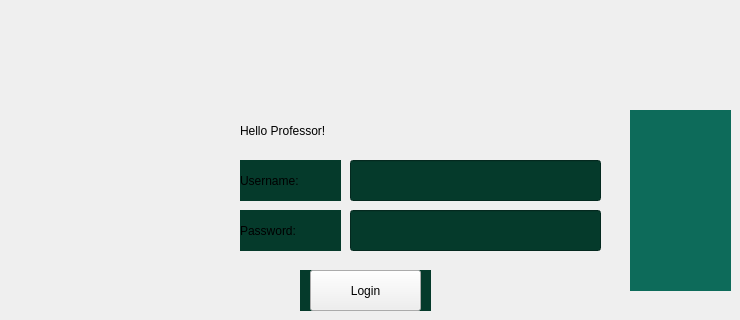
    <widget class="QWidget" name="pg3">
     <widget class="QLabel" name="label">
      <property name="geometry">
       <rect>
        <x>240</x>
        <y>110</y>
        <width>201</width>
        <height>41</height>
       </rect>
      </property>
      <property name="styleSheet">
       <string notr="true">font: italic 30pt &quot;Times New Roman&quot;;</string>
      </property>
      <property name="text">
       <string>Hello Professor!</string>
      </property>
     </widget>
     <widget class="QLabel" name="label_5">
      <property name="geometry">
       <rect>
        <x>240</x>
        <y>160</y>
        <width>101</width>
        <height>41</height>
       </rect>
      </property>
      <property name="styleSheet">
       <string notr="true">background-color: rgb(5, 58, 43); 
font: 18pt &quot;Times New Roman&quot;;</string>
      </property>
      <property name="text">
       <string>Username:</string>
      </property>
      <property name="pixmap">
       <pixmap>../../../Downloads/frame4.png</pixmap>
      </property>
     </widget>
     <widget class="QLabel" name="label_6">
      <property name="geometry">
       <rect>
        <x>240</x>
        <y>210</y>
        <width>101</width>
        <height>41</height>
       </rect>
      </property>
      <property name="styleSheet">
       <string notr="true">background-color: rgb(5, 58, 43); 
font: 18pt &quot;Times New Roman&quot;;</string>
      </property>
      <property name="text">
       <string>Password:</string>
      </property>
      <property name="pixmap">
       <pixmap>../../../Downloads/frame4.png</pixmap>
      </property>
     </widget>
     <widget class="QLineEdit" name="prof_user">
      <property name="geometry">
       <rect>
        <x>350</x>
        <y>160</y>
        <width>251</width>
        <height>41</height>
       </rect>
      </property>
      <property name="styleSheet">
       <string notr="true">background-color: rgb(5, 58, 43); 
font: 18pt &quot;Times New Roman&quot;;</string>
      </property>
      <property name="text">
       <string/>
      </property>
     </widget>
     <widget class="QLineEdit" name="prof_pass">
      <property name="geometry">
       <rect>
        <x>350</x>
        <y>210</y>
        <width>251</width>
        <height>41</height>
       </rect>
      </property>
      <property name="styleSheet">
       <string notr="true">background-color: rgb(5, 58, 43); 
font: 19pt &quot;Times New Roman&quot;;</string>
      </property>
      <property name="text">
       <string/>
      </property>
      <property name="echoMode">
       <enum>QLineEdit::Password</enum>
      </property>
     </widget>
     <widget class="QLabel" name="label_10">
      <property name="geometry">
       <rect>
        <x>300</x>
        <y>270</y>
        <width>131</width>
        <height>41</height>
       </rect>
      </property>
      <property name="styleSheet">
       <string notr="true">background-color: rgb(5, 58, 43); </string>
      </property>
      <property name="text">
       <string/>
      </property>
      <property name="pixmap">
       <pixmap>../../../Downloads/frame4.png</pixmap>
      </property>
     </widget>
     <widget class="QPushButton" name="prof_login">
      <property name="geometry">
       <rect>
        <x>310</x>
        <y>270</y>
        <width>111</width>
        <height>41</height>
       </rect>
      </property>
      <property name="styleSheet">
       <string notr="true">font: 16pt &quot;Times New Roman&quot;;</string>
      </property>
      <property name="text">
       <string>Login</string>
      </property>
     </widget>
     <widget class="QLabel" name="prof_logo">
      <property name="geometry">
       <rect>
        <x>630</x>
        <y>110</y>
        <width>101</width>
        <height>181</height>
       </rect>
      </property>
      <property name="styleSheet">
       <string notr="true">background-color: rgb(13, 107, 90)
</string>
      </property>
      <property name="text">
       <string/>
      </property>
      <property name="pixmap">
       <pixmap>../proj-im/logo22XS.png</pixmap>
      </property>
     </widget>
    </widget>
